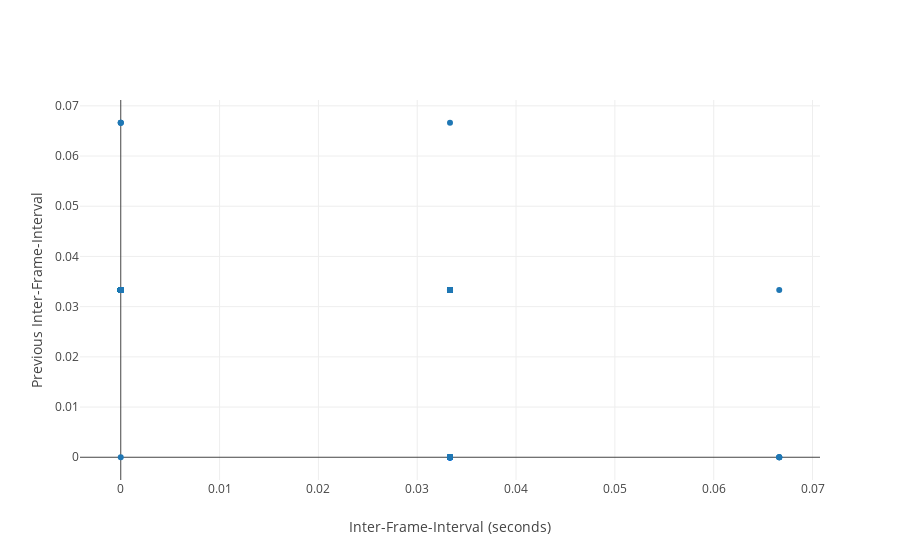

Notebook code cell kept with this figure:
### Code cell
print 'number of frame intervals = ', timestampInterval.shape[0]

# this assumes we have an even number
interval0 = timestampInterval[0::2]
interval1 = timestampInterval[1::2]

fig = {
    'data': [{
        'x': interval1, 
        'y': interval0, 
        'text': '', 
        'mode': 'markers', 
        'name': 'gpio'
    }],
    'layout': {
        'xaxis': {'title': "Inter-Frame-Interval (seconds)"},
        'yaxis': {'title': 'Previous Inter-Frame-Interval'}
    }
}

iplot(fig, filename='pandas/multiple-scatter')

### Figure 1 — Plotly figure (JSON) as saved in the notebook; plotly's stock layout.template omitted (floating-point values rounded to 4 significant figures; data arrays with more than 128 entries replaced by an {"elided": "..."} marker saying what was removed)
{"data": [{"mode": "markers", "name": "gpio", "text": "", "x": {"elided": "998 float values"}, "y": {"elided": "998 float values"}}], "layout": {"xaxis": {"title": "Inter-Frame-Interval (seconds)"}, "yaxis": {"title": "Previous Inter-Frame-Interval"}}}
